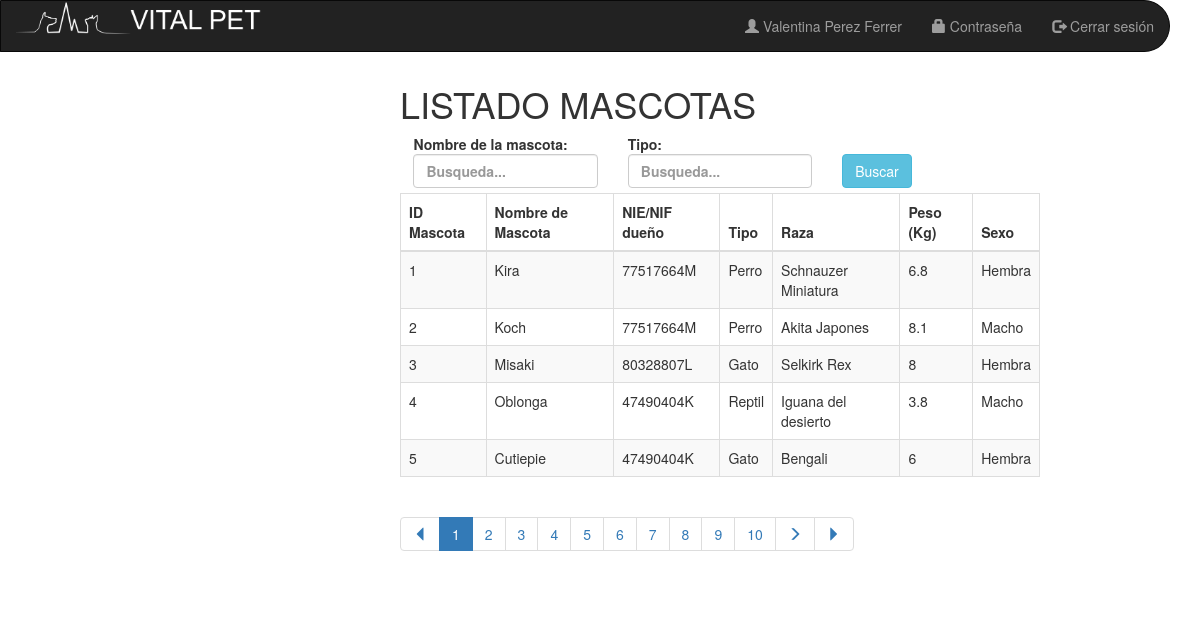
Page /VISTA/COMUN/vistaGestionMascotas.php (signed in) on the committed database.
### tables this page shows
CREATE TABLE `mascotas` (
  `id_mascota` int(11) NOT NULL,
  `id_cliente` int(11) NOT NULL,
  `nombre_mascota` varchar(50) NOT NULL,
  `tipo_mascota` varchar(50) NOT NULL,
  `raza_mascota` varchar(50) NOT NULL,
  `sexo_mascota` varchar(50) NOT NULL,
  `fecna_mascota` date DEFAULT NULL,
  `peso_mascota` float NOT NULL
);

CREATE TABLE `usuarios` (
  `id_usuario` int(11) NOT NULL,
  `nombre_usuario` varchar(100) NOT NULL,
  `apellidos_usuario` varchar(100) NOT NULL,
  `dni_usuario` varchar(9) NOT NULL,
  `telefono_usuario` int(11) NOT NULL,
  `correo_usuario` varchar(100) NOT NULL,
  `fecna_usuario` date NOT NULL,
  `direccion_usuario` varchar(500) NOT NULL,
  `rol_usuario` varchar(20) NOT NULL,
  `pass_usuario` varchar(2000) NOT NULL
);

### BBDD/model.php (called while the page is built, shortened)
<?php
    class Model {
        private $conexion;
        function __construct ($host, $user, $pass, $nombreBase){
            $this->conexion = new mysqli($host, $user, $pass);
                $this->conexion->set_charset("utf8");
        }
        public function ejecutarConsulta($consulta){
            $resultado = null;
            if(isset($this->conexion)){
                $resultado = $this->conexion->stmt_init();
                $resultado->prepare($consulta);
                $resultado->execute();
            }
            return $resultado;
        }
        public function devolverConsultaArray($consulta){
            $resultadoConsulta = $this->ejecutarConsulta($consulta);
            $total = null;
                if($resultadoConsulta){
                    $resultado = $resultadoConsulta->get_result();
                }
                if($resultado){
                    $fila = $resultado->fetch_array();
                    while ($fila != null){
                        $total[] = $fila;
                        $fila = $resultado->fetch_array();
                    }
                }
                return $total;
        }
         public function visualizarMascotasFiltrado($nombre, $tipo){
            $consulta = "SELECT usuarios.dni_usuario, mascotas.id_mascota, mascotas.id_cliente, mascotas.nombre_mascota, mascotas.tipo_mascota, mascotas.raza_mascota, mascotas.peso_mascota, mascotas.sexo_mascota
            FROM mascotas
            INNER JOIN usuarios
            ON mascotas.id_cliente = usuarios.id_usuario WHERE  nombre_mascota LIKE '%$nombre%' AND tipo_mascota LIKE '%$tipo%'";
            $resultado = $this->devolverConsultaArray($consulta);
            return $resultado;
        }
        public function visualizarMascotasFiltradoPaginacion($nombre, $tipo, $inicio, $tamano_pagina){
            $consulta = "SELECT usuarios.dni_usuario, mascotas.id_mascota, mascotas.id_cliente, mascotas.nombre_mascota, mascotas.tipo_mascota, mascotas.raza_mascota, mascotas.peso_mascota, mascotas.sexo_mascota
            FROM mascotas
            INNER JOIN usuarios
            ON mascotas.id_cliente = usuarios.id_usuario WHERE  nombre_mascota LIKE '%$nombre%' AND tipo_mascota LIKE '%$tipo%' LIMIT ".$inicio."," . $tamano_pagina;
            $resultado = $this->devolverConsultaArray($consulta);
            return $resultado;
        }
    }
?>

### VISTA/COMUN/vistaGestionMascotas.php (the view, shortened to what this page needs)
<?php
  if (isset($_GET["nombre"]) && isset($_GET["tipo"])){
    $nombre = $_GET["nombre"];
    $tipo = $_GET["tipo"];
  }else{
    $nombre = "";
    $tipo = "";
  }
?>
<!DOCTYPE html>
<html lang="es">
<head>
  <link rel="stylesheet" href="https://maxcdn.bootstrapcdn.com/bootstrap/3.4.0/css/bootstrap.min.css">
  <link href="//netdna.bootstrapcdn.com/bootstrap/3.2.0/css/bootstrap.min.css" rel="stylesheet" id="bootstrap-css">
  <link href="//maxcdn.bootstrapcdn.com/font-awesome/4.2.0/css/font-awesome.min.css" rel="stylesheet">
  <link rel="stylesheet" type="text/css" href="../../CSS/estilo.css">
</head>
<body>
  <div class="row">
  <div class="col-12 col-sm-12 col-md-12  col-lg-12">
      <?php
        include "../../INCLUDE/menuPrincipal.inc";
      ?>
  </div>
      <div class="col-12 col-sm-5 col-md-4  col-lg-4">
      </div>
 <div class="col-12 col-sm-7 col-md-7 col-lg-7 text-left">
 <div class="form-group row">
      <div class="col-12 col-sm-12 col-md-12 col-lg-12">
 <h1>LISTADO MASCOTAS</h1>
</div>
<form class="formulario" action='vistaGestionMascotas.php' method='GET'>
      <div class="col-12 col-sm-12 col-md-4 col-lg-4">
            <label name="busquedaNombre_lb" id="id_busqueda_Nombre">Nombre de la mascota:
            <input class="form-control" name="nombre" id="myInput" type="text" value="<?= $nombre ?>" placeholder="Busqueda...">
            </label>
      </div>
      <div class="col-12 col-sm-12 col-md-4 col-lg-4">
            <label name="busquedaTipo_lb" id="id_busqueda_nombre">Tipo:
            <input class="form-control" name="tipo" id="myInput" type="text" value="<?= $tipo ?>" placeholder="Busqueda...">
            </label>
      </div>
      <div class="col-12 col-sm-12 col-md-4 col-lg-4">
            <input type="submit" class="btn btn-info botonsitobb" value="Buscar" name="busqueda">
      </div>
      </form>
  <div class="col-12 col-sm-12 col-md-12 col-lg-12">
  <table class="table table-bordered table-striped">
    <thead>
      <tr>
        <th>ID Mascota</th>
        <th>Nombre de Mascota</th>
        <th>NIE/NIF dueño</th>
        <th>Tipo</th>
        <th>Raza</th>
        <th>Peso (Kg)</th>
        <th>Sexo</th>
      </tr>
    </thead>
    <tbody id="myTable">
    <?php
        require_once '../../BBDD/model.php';
        $conexion = new Model(Config::$host, Config::$user, Config::$pass, Config::$nombreBase);
        $resultado = $conexion->visualizarMascotasFiltrado($nombre, $tipo);
        if (!empty($resultado)) {
            $tamano_pagina = 5;
            $pagina = false;
            if (!$pagina) {
                $inicio = 0;
            } else {
                $inicio = ($pagina - 1) * $tamano_pagina;
            }
            $resultadoPaginacion = $conexion->visualizarMascotasFiltradoPaginacion($nombre, $tipo, $inicio, $tamano_pagina);
            foreach($resultadoPaginacion as $mascota){
               echo ("<tr>
              <td>".$mascota['id_mascota']."</td>
              <td>".$mascota['nombre_mascota']."</td>
              <td>".$mascota['dni_usuario']."</td>
              <td>".$mascota['tipo_mascota']."</td>
              <td>".$mascota['raza_mascota']."</td>
              <td>".$mascota['peso_mascota']."</td>
              <td>".$mascota['sexo_mascota']."</td>");
               echo ( "</tr>");
            }
      ?>
    </tbody>
  </table>
</div>
<div class="col-12 col-sm-12 col-md-12 col-lg-12">
<?php
    include '../../INCLUDE/piePaginacion.php';
  } else {
     echo ( "<p>No se han encontrado resultados.</p>");
  }
  ?>
</div>
</div>
</div>
</div>
</body>
</html>

### CSS/estilo.css (style rules this page uses)
.text-left { margin-top:1%; }
.formulario { padding:2%; }
table { text-align: center; }
td { text-align: left; }
body { margin: 0px; padding: 0px; }
.row { max-width:100%; }
.botonsitobb { margin-top:20px; }

### rows in the picture
mascotas: id_mascota "1", nombre_mascota "Kira", id_cliente.dni_usuario "77517664M", tipo_mascota "Perro", raza_mascota "Schnauzer Miniatura", peso_mascota "6.8", sexo_mascota "Hembra"
mascotas: id_mascota "2", nombre_mascota "Koch", id_cliente.dni_usuario "77517664M", tipo_mascota "Perro", raza_mascota "Akita Japones", peso_mascota "8.1", sexo_mascota "Macho"
mascotas: id_mascota "3", nombre_mascota "Misaki", id_cliente.dni_usuario "80328807L", tipo_mascota "Gato", raza_mascota "Selkirk Rex", peso_mascota "8", sexo_mascota "Hembra"
mascotas: id_mascota "4", nombre_mascota "Oblonga", id_cliente.dni_usuario "47490404K", tipo_mascota "Reptil", raza_mascota "Iguana del desierto", peso_mascota "3.8", sexo_mascota "Macho"
mascotas: id_mascota "5", nombre_mascota "Cutiepie", id_cliente.dni_usuario "47490404K", tipo_mascota "Gato", raza_mascota "Bengali", peso_mascota "6", sexo_mascota "Hembra"

### other values in the picture
$_SESSION['usuario'] "Valentina Perez Ferrer"
